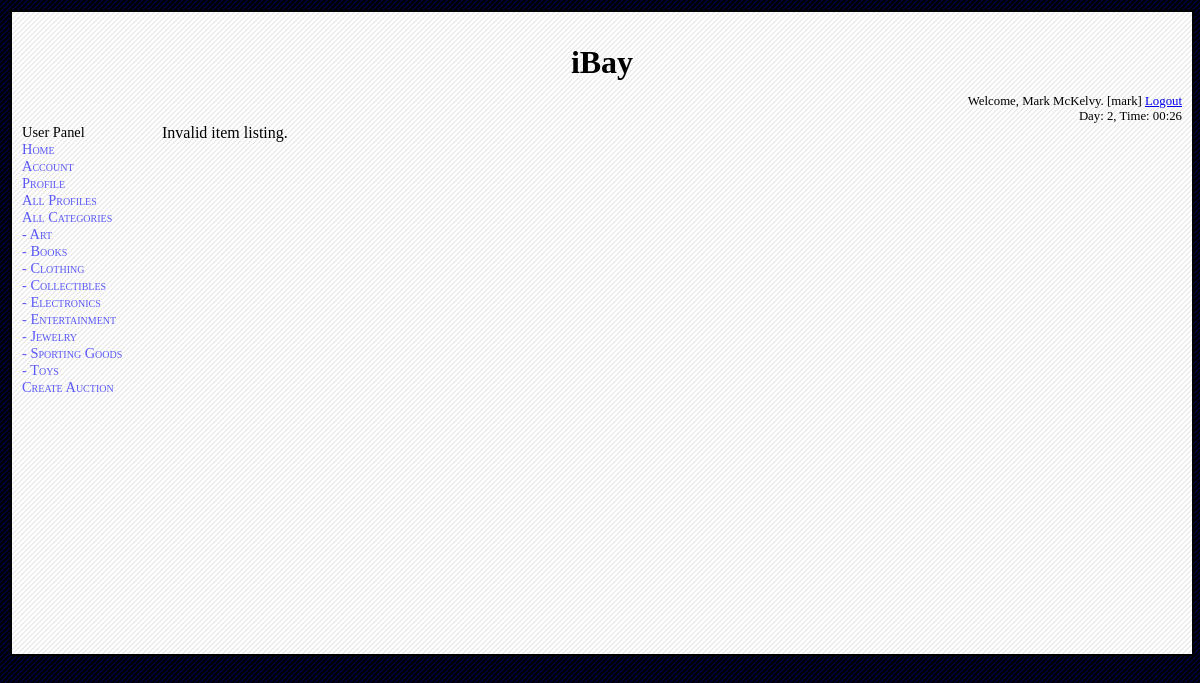
The page /source/itemlisting.php?mode=view&title=My favorite glove&seller=dallas&category=Sporting Goods&end_day=0&end_hour=19&end_minute=0 (signed in) on the database as committed earlier.
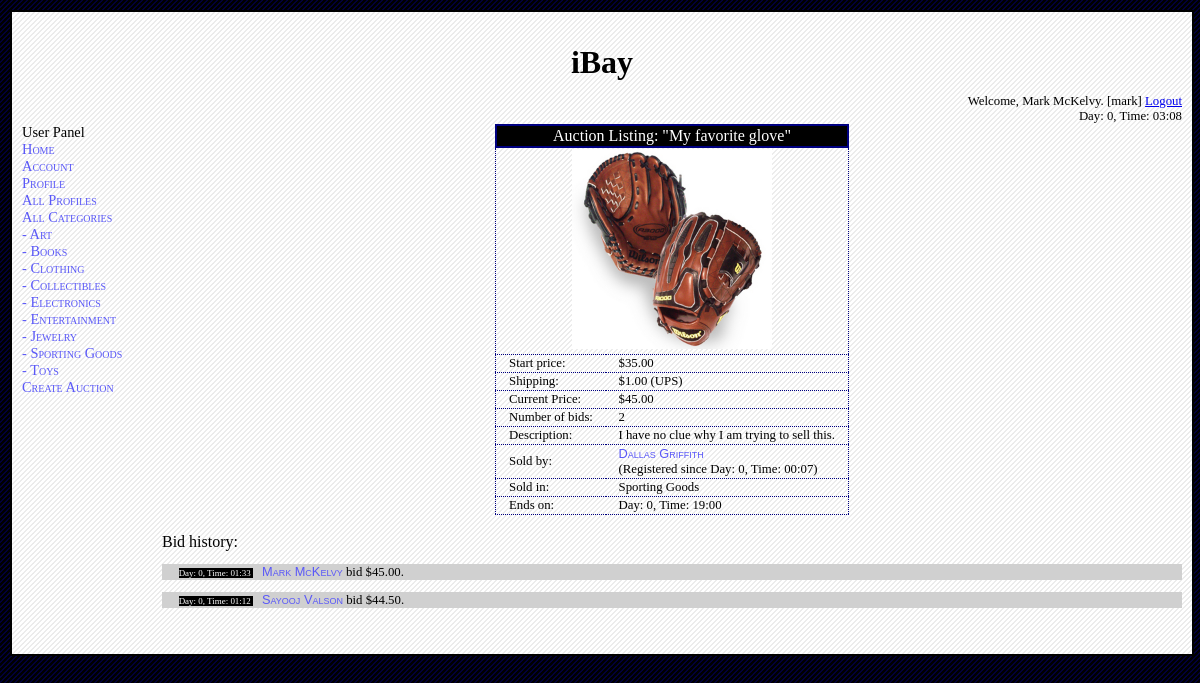
The same page on the database as committed later.
### tables this page shows
CREATE TABLE `item_listing` (
  `title` varchar(50) NOT NULL default '',
  `seller` varchar(50) NOT NULL default '',
  `category` varchar(30) NOT NULL default '',
  `end_day` int(5) NOT NULL default '0',
  `end_hour` int(2) NOT NULL default '0',
  `end_minute` int(2) NOT NULL default '0',
  `description` varchar(250) default NULL,
  `shipping_cost` float(7,2) default NULL,
  `shipping_method` varchar(100) default NULL,
  `starting_price` float(7,2) default NULL,
  `current_price` float(7,2) default NULL,
  `picture` varchar(100) default NULL,
  `buyer` varchar(50) default NULL,
  `buyerfeedbackforseller_description` varchar(250) default NULL,
  `buyerfeedbackforseller_rating` int(2) default NULL,
  `sellerfeedbackforbuyer_description` varchar(250) default NULL,
  PRIMARY KEY  (`title`,`seller`,`category`,`end_day`,`end_hour`,`end_minute`),
  KEY `seller` (`seller`)
);

### source/dbinfo.php (called while the page is built, shortened)
<?php
class dbinfo_t
{
	var $debug;
	function init ()
	{
		$this->debug = true;
	}
	function query ($q)
	{
		if ($this->debug)
			$result = mysql_query ($q) or die ('BAD QUERY: '.mysql_error ());
		else
			$result = mysql_query ($q);
		return $result;
	}
	function logged_in ()
	{
		return isset ($_SESSION) && isset ($_SESSION['Username']);
	}
	function is_admin ()
	{
		return $this->logged_in () && $_SESSION['Admin'] == 1;
	}
	function day ()
	{
		return $_SESSION['Day'];
	}
	function hour ()
	{
		return $_SESSION['Hour'];
	}
	function minute ()
	{
		return $_SESSION['Minute'];
	}
	function get_realname ($username)
	{
		$result = $this->query ("select realname from user where username = '$username'");
		if (mysql_num_rows ($result) == 0)
			return "ERROR";
		else
		{
			$row = mysql_fetch_assoc ($result);
			return $row['realname'];
		}
	}
	function get_registration_date ($username)
	{
		$result = $this->query ("select day, hour, minute from user_activity
where 	username = '$username'
AND	activity = 'Registered'
order by day desc, hour desc, minute desc
limit 1");
		if (mysql_num_rows ($result) == 0)
			return array (-1, -1, -1);
		else
		{
			list ($day, $hr, $min) = mysql_fetch_row ($result);
			return array ($day, $hr, $min);
		}
	}
	function get_num_bids ($title, $seller, $category, $end_day, $end_hour, $end_minute)
	{
		$result = $this->query ("select count(*) from bids_on
where	item_title = '$title'
AND	item_seller = '$seller'
AND	item_category = '$category'
AND	item_end_day = $end_day
AND	item_end_hour = $end_hour
AND	item_end_minute = $end_minute");
		list ($bid_count) = mysql_fetch_row ($result);
		return $bid_count;
	}
}
?>

### source/itemlisting.php (the view, shortened to what the changed rows need)
<?php
include_once ("common.php");
$dbinfo = new dbinfo_t ();
echo_header ($dbinfo);
$mode = get ("mode");
$current_script = current_script ();
$username = $dbinfo->username ();
$curr_day = $dbinfo->day ();
$curr_hour = $dbinfo->hour ();
$curr_minute = $dbinfo->minute ();
$title = get ("title");
$seller = get ("seller");
$category = get ("category");
$end_day = get ("end_day");
$end_hour = get ("end_hour");
$end_minute = get ("end_minute");
if ($mode == "view")
{
	$result = $dbinfo->query ("select * from item_listing
where	title = '$title'
AND	seller = '$seller'
AND	category = '$category'
AND	end_day = $end_day
AND	end_hour = $end_hour
AND	end_minute = $end_minute");
	if (mysql_num_rows ($result) == 0)
	{
		cout ("Invalid item listing.");
	}
	else
	{
		list ($title, $seller, $category, $end_day, $end_hour, $end_min,
		      $description, $shipping_cost, $shipping_method, $starting_price,
		      $current_price, $picture, $buyer, $buyer_fdbk, $buyer_fdbk_rating,
		      $seller_fdbk)
			= mysql_fetch_row ($result);
		$t = new table_common_t ();
		$t->init ("itemlisting");
		$seller_realname = href ("profile.php?mode=view&username=$seller", $dbinfo->get_realname ($seller));
		list ($d, $h, $m) = $dbinfo->get_registration_date ($seller);
		$seller_registration = format_time ($d, $h, $m);
		$closed = is_older ($end_day, $end_hour, $end_minute, $curr_day, $curr_hour, $curr_minute);
		if ($closed)
		{
			$time_message = $t->tr ($t->td ("Ended on:").
						$t->td (format_time ($end_day, $end_hour, $end_min)));
			$curr_price_message = $t->tr ($t->td ("End Price:").
						      $t->td ("\$$current_price"));
			if ($buyer_fdbk_rating != -1)
			{
				if ($dbinfo->is_admin ())
				{
					$url = "$current_script?";
					foreach ($_GET as $var => $val)
						$url = $url."$var=$val&";
					$url = $url."bfdbk=delete";
					$fdbk = $t->tr ($t->td ("Feedback from buyer:<br/>".
								href ($url, "Delete")).
							$t->td ($buyer_fdbk." Rating: $buyer_fdbk_rating"));
				}
				else
				{
					$fdbk = $t->tr ($t->td ("Feedback from buyer:").
							$t->td ($buyer_fdbk." Rating: $buyer_fdbk_rating"));
				}
			}
			else
			{
				$fdbk = $t->tr ($t->td ("Feedback from buyer:").
						$t->td ("None."));
			}
			if (!empty ($seller_fdbk))
			{
				if ($dbinfo->is_admin ())
				{
					$url = "$current_script?";
					foreach ($_GET as $var => $val)
						$url = $url."$var=$val&";
					$url = $url."sfdbk=delete";
					$fdbk = $fdbk.$t->tr ($t->td ("Feedback from seller:<br/>".
								      href ($url, "Delete")).
							      $t->td ($seller_fdbk));
				}
				else
				{
					$fdbk = $fdbk.$t->tr ($t->td ("Feedback from seller:").
							      $t->td ($seller_fdbk));
				}
			}
			else
			{
				$fdbk = $fdbk.$t->tr ($t->td ("Feedback from seller:").
						      $t->td ("None."));
			}
		}
		else
		{
			$time_message = $t->tr ($t->td ("Ends on:").
						$t->td (format_time ($end_day, $end_hour, $end_min)));
			list ($highest_bidder, $highest_bid) =
				$dbinfo->get_highest_bidder ($title, $seller, $category, $end_day, $end_hour, $end_min);
			if ($username != $seller &&
			    $username != $highest_bidder)
			{
				$options = "";
				for ($i = $highest_bid + 0.50; $i <= $highest_bid + 50; $i += 0.50)
				{
					$i = sprintf ("%.2f", $i);
					$options = $options.option ($i, "\$$i");
				}
				$url = "$current_script?";
				foreach ($_GET as $var => $val)
					$url = $url."$var=$val&";
				$url = $url."mode=bid";
				$curr_price_message = $t->tr ($t->td ("Current Price:").
							      $t->td ("\$$current_price".
								      form_begin ("$url", "post").
								      select ("bid_amount", $options).
								      hidden_input ("title", $title).
								      hidden_input ("seller", $seller).
								      hidden_input ("category", $category).
								      hidden_input ("end_day", $end_day).
								      hidden_input ("end_hour", $end_hour).
								      hidden_input ("end_minute", $end_min).
								      submit_input ("Place Bid").
								      form_end ()));
			}
			else
			{
				$curr_price_message = $t->tr ($t->td ("Current Price:").
							      $t->td ("\$$current_price"));
			}
		}
		$num_bids = $dbinfo->get_num_bids ($title, $seller, $category, $end_day, $end_hour, $end_min);
		echo $t->table_begin ().$t->table_head_begin ().
			$t->tr ($t->td_span ("Auction Listing: \"".$title."\"", "", 2)).
			$t->table_head_end ().$t->table_body_begin ().
			$t->tr ($t->td_span (local_img ($picture), "", 2, "center")).
			$t->tr ($t->td ("Start price:").
				$t->td ("\$$starting_price")).
			$t->tr ($t->td ("Shipping:").
				$t->td ("\$$shipping_cost ($shipping_method)")).
			$curr_price_message.
			$t->tr ($t->td ("Number of bids:").
				$t->td ("$num_bids")).
			$t->tr ($t->td ("Description:").
				$t->td ($description)).
			$t->tr ($t->td ("Sold by:").
				$t->td ("$seller_realname<br/>(Registered since $seller_registration)")).
			$t->tr ($t->td ("Sold in:").
				$t->td ($category)).
			$time_message.
			$fdbk.
			$t->table_body_end ().$t->table_end ();
		$result = $dbinfo->query ("select username, bid_day, bid_hour, bid_minute, bid_amount from bids_on
where	item_title = '$title'
AND	item_seller = '$seller'
AND	item_category = '$category'
AND	item_end_day = $end_day
AND	item_end_hour = $end_hour
AND	item_end_minute = $end_minute
order by bid_amount desc");
		if (mysql_num_rows ($result) == 0)
		{
			echo div ("None.", "bidhistory");
		}
		else
		{
			while (list ($bidder, $bid_day, $bid_hour, $bid_minute, $bid_amount)
			       = mysql_fetch_row ($result))
			{
				$bidder_realname = href ("profile.php?mode=view&username=$bidder", $dbinfo->get_realname ($bidder));
				echo div (span (format_time ($bid_day, $bid_hour, $bid_minute), "time").
					  "$bidder_realname bid \$$bid_amount.", "bidhistory");
			}
		}
	}
}
echo_footer ($dbinfo);
?>

### source/common.php (shortened to what the changed rows need)
<?php
include_once ("dbinfo.php");
include_once ("table_common.php");
include_once ("list_common.php");
function echo_header ($dbinfo)
{
	$dbinfo->init ();
	$dbinfo->update_all ();
	echo <<<HEREDOC
<!DOCTYPE HTML PUBLIC "-//W3C//DTD HTML 4.01//EN" "http://www.w3.org/TR/html4/strict.dtd">
<html>
<head>
<meta http-equiv="Content-Type" content="text/html; charset=iso-8859-1" />
<title>CMPS 460 DB Project</title>
<link href="style.css" rel="stylesheet" type="text/css" />
</head>
<body>
HEREDOC;
	echo_div ("container");
	echo "iBay";
	end_div ();
	$day = $dbinfo->day () + 0;
	$hour = $dbinfo->hour ();
	$minute = $dbinfo->minute ();
	if ($dbinfo->logged_in ())
	{
		$realname = $dbinfo->realname ();
		$username = $dbinfo->username ();
		$logoutlink = href ("logout.php", "Logout");
		cout ("Welcome, $realname. [$username] $logoutlink");
	}
	else
	{
		$loginlink = href ("login.php", "Login");
		$reglink= href ("registration.php", "Register");
		cout ("Welcome! $loginlink or $reglink");
	}
	echo ("Day: $day, Time: $hour:$minute");
	if ($dbinfo->logged_in ())
	{
		if ($dbinfo->is_admin ())
			$nav = "Admin Panel<br/>";
		else
			$nav = "User Panel<br/>";
		$nav = $nav.li_wrap (href ("index.php", "Home"));
		$nav = $nav.li_wrap (href ("registration.php?mode=view", "Account"));
		$nav = $nav.li_wrap (href ("profile.php", "Profile"));
		$nav = $nav.li_wrap (href ("profile.php?mode=browse", "All Profiles"));
		$nav = $nav.li_wrap (href ("category.php", "All Categories"));
		$nav = $nav.li_wrap (href ("category.php?view=Art", " - Art"));
		$nav = $nav.li_wrap (href ("category.php?view=Books", " - Books"));
		$nav = $nav.li_wrap (href ("category.php?view=Clothing", " - Clothing"));
		$nav = $nav.li_wrap (href ("category.php?view=Collectibles", " - Collectibles"));
		$nav = $nav.li_wrap (href ("category.php?view=Electronics", " - Electronics"));
		$nav = $nav.li_wrap (href ("category.php?view=Entertainment", " - Entertainment"));
		$nav = $nav.li_wrap (href ("category.php?view=Jewelry", " - Jewelry"));
		$nav = $nav.li_wrap (href ("category.php?view=Sporting Goods", " - Sporting Goods"));
		$nav = $nav.li_wrap (href ("category.php?view=Toys", " - Toys"));
		$nav = $nav.li_wrap (href ("itemlisting.php?mode=new", "Create Auction"));
		echo ul_wrap ($nav);
	}
}
function echo_footer ($dbinfo)
{
	echo <<<HEREDOC
</body>
</html>
HEREDOC;
}
function echo_div ($name)
{
	if (empty ($name))
		echo "<div>\n";
	else
		echo "<div id=\"$name\">\n";
}
function end_div ()
{
	echo "</div>\n";
}
function div ($text, $style_name = "")
{
	if (!empty ($style_name))
		$style_name = "id=\"$style_name\"";
	return "<div $style_name>\n$text\n</div>\n";
}
function span ($text, $style_name)
{
	if (!empty ($style_name))
		$style_name = "id=\"$style_name\"";
	return "<span $style_name>\n$text\n</span>\n";
}
function href ($url, $text)
{
	return "<a href=\"$url\">$text</a>";
}
function local_img ($path)
{
	return "<img src=\"images/$path\">";
}
function get ($key)
{
	if (isset ($_GET[$key]))
		$val = $_GET[$key];
	else
		$val = "";
	return $val;
}
function cout ($str)
{
	echo "$str"."<br/>\n";
}
function format_time ($day, $hour, $minute, $prefix_zeros_to_day = false)
{
	$day += 0;
	$hour += 0;
	$minute += 0;
	if ($minute < 10)
	{
		$minute = "0".$minute;
	}
	if ($hour < 10)
	{
		$hour = "0".$hour;
	}
	return "Day: $day, Time: $hour:$minute";
}
?>

### source/table_common.php (shortened to what the changed rows need)
<?php
class table_common_t
{
	var $main_class;
	function init ($main_class_)
	{
		$this->main_class = $main_class_;
		return $this->main_class;
	}
	function table_begin ()
	{
		return "<table class=\"$this->main_class\">\n";
	}
	function table_end ()
	{
		return "</table>\n";
	}
	function table_head_begin ($custom_class = "")
	{
		if (empty ($custom_class))
			return "<thead class=$this->main_class>\n";
		else
			return "<thead class=$custom_class>\n";
	}
	function table_head_end ()
	{
		return "</thead>\n";
	}
	function table_body_begin ($custom_class = "")
	{
		if (empty ($custom_class))
			return "<tbody class=$this->main_class>\n";
		else
			return "<tbody class=$custom_class>\n";
	}
	function table_body_end ()
	{
		return "</tbody>\n";
	}
	function tr ($s, $custom_class = "")
	{
		if (empty ($custom_class))
			return "\t<tr class=$this->main_class>\n\t$s\n\t</tr>\n";
		else
			return "\t<tr class=$custom_class>\n\t$s\n\t</tr>\n";
	}
	function td ($s, $custom_class = "")
	{
		return $this->td_span ($s, $custom_class);
	}
	function td_span ($s, $custom_class = "", $span = 0, $align = "")
	{
		if (!empty ($align))
			$align = "align=$align";
		if ($span == 0)
		{
			if (empty ($custom_class))
				return "\t<td $align class=$this->main_class>\n\t$s\n\t</td>\n";
			else
				return "\t<td $align class=$custom_class>\n\t$s\n\t</td>\n";
		}
		else
		{
			if (empty ($custom_class))
				return "\t<td $align class=$this->main_class colspan=$span>\n\t$s\n\t</td>\n";
			else
				return "\t<td $align class=$custom_class colspan=$span>\n\t$s\n\t</td>\n";
		}
	}
}
?>

Rows that differ between the two databases and show on the page:
added item_listing: picture (picture), description "I have no clue why I am trying to sell this. Sporting Goods"
Other text that changed with them:
$str: "Welcome, Mark McKelvy. [mark] Invalid item listing." → "Welcome, Mark McKelvy. [mark] Bid history:"
$text: "…- Toys Create Auction" → "…- Toys Create Auction Dallas Griffith"
$day: "2" → "0"
$hour: "00" → "03"
$minute: "26" → "08"
$s: (not shown) → "Auction Listing: \"My favorite glove\""
$s: (not shown) → "Start price: $35.00 Shipping: $1.00 (UPS) Current Price: $45.00 Number of bids: 2 Description: Sold by: (Registered since Day: 0, Time: 00:07) Sold in: Ends on: Day: 0, Time: 19:00"
new list line: "Day: 0, Time: 01:33 Mark McKelvy bid $45.00."
new list line: "Day: 0, Time: 01:12 Sayooj Valson bid $44.50."
